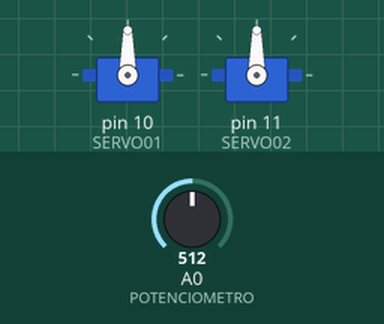
Recording of a sketch running on a simulated Arduino Uno, built with avr-gcc and run on an emulated ATmega328P. Parts: 2 × servo. The inputs (shaded band) are chosen by the test bench; at power-on: A0 (POTENCIOMETRO) = 512.

Above: at 1.2 s.
1.3 s: A0 (POTENCIOMETRO) set to 716
At 2.4 s:
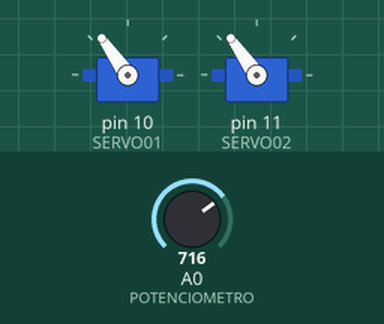
2.8 s: A0 (POTENCIOMETRO) set to 900
At 3.6 s:
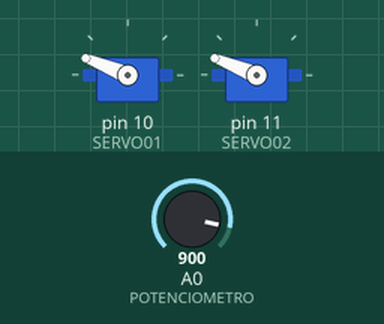
4.3 s: A0 (POTENCIOMETRO) set to 1023
At 4.9 s:
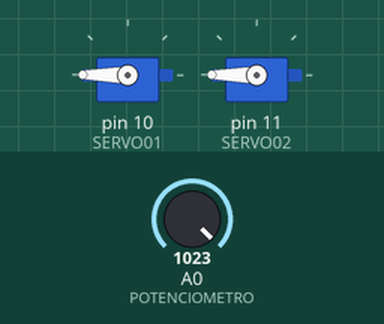
5.8 s: A0 (POTENCIOMETRO) set to 306
At 6.1 s:
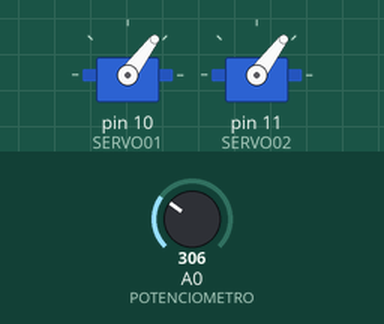
7.3 s: A0 (POTENCIOMETRO) set to 122
At 8.6 s:
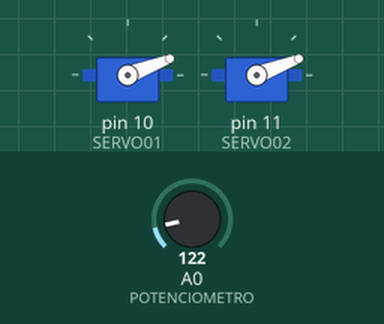
Timing chart, 0 to 9.8 s (numbered marks = the images above; inputs shaded):
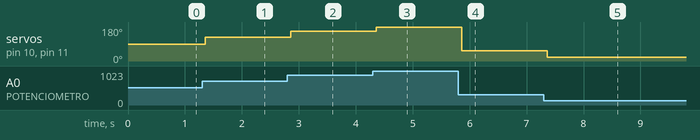

Measured:
- after the input at 1.3 s, servo on pin 10 (SERVO01), servo on pin 11 (SERVO02): 90° → 125° after 0.05 s
- after the input at 2.8 s, servo on pin 10 (SERVO01), servo on pin 11 (SERVO02): 125° → 158° after 0.06 s
- after the input at 4.3 s, servo on pin 10 (SERVO01), servo on pin 11 (SERVO02): 158° → 180° after 0.06 s
- after the input at 5.8 s, servo on pin 10 (SERVO01), servo on pin 11 (SERVO02): 180° → 53° after 0.06 s
- after the input at 7.3 s, servo on pin 10 (SERVO01), servo on pin 11 (SERVO02): 53° → 21° after 0.07 s

The sketch:

controle_de_servomotores.ino
```cpp
#include <Servo.h>
#define POTENCIOMETRO A0
#define SERVO01 10
#define SERVO02 11

Servo servo1;
Servo servo2;

void setup() {
  pinMode(POTENCIOMETRO, INPUT);
  servo1.attach(SERVO01);
  servo2.attach(SERVO02);
  Serial.begin(9600);
}

void loop() {

  int potenciometro = analogRead(POTENCIOMETRO);
  int valorConvertido = map(potenciometro, 0, 1023, 0, 180);
  servo1.write(valorConvertido);
  servo2.write(valorConvertido);

  delay(150);
}
```
